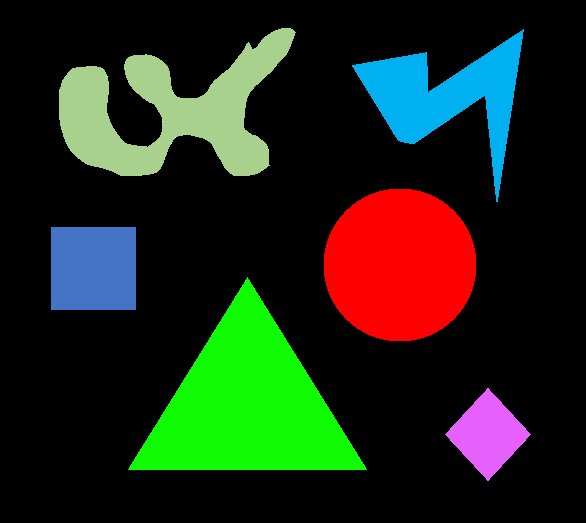
#> input picture Clases/figuras.png, 586 x 523 px
$ jupyter execute '3.2 - aprendizaje_supervisado_tema_3_Image_segmentation_version_clase.ipynb'
#> lines starting #> are read from the running program, lines starting #| are printed output that depends on the picture; after the words box and inside, x2 and y2 are one past the last pixel; in counts of white or black regions, pixels touching at a corner belong together
### SEGMENTACIÓN MEDIANTE THRESHOLDING

[cell 1]
import matplotlib.pyplot as plt
import cv2

# Read an image
img = cv2.imread('./figuras.png')
#> img is the input picture: shape (523, 586, 3); mean B, G, R 23.7, 39.8, 30
img_rgb = cv2.cvtColor(img, cv2.COLOR_BGR2RGB)
plt.imshow(img_rgb)
plt.title('Imagen Convertida a RGB')
plt.show()

plt.imshow(img)
plt.title('Imagen original')
plt.show()

[cell 2]
from google.colab.patches import cv2_imshow

import matplotlib.pyplot as plt
import cv2

# Read an image
img = cv2.imread('./figuras.png')
img_rgb = cv2.cvtColor(img, cv2.COLOR_BGR2RGB)

cv2_imshow(img)
print()
cv2_imshow(img_rgb)

[cell 3]
# Convertimos la imagen a escala de grises
import numpy as np
gray_img = cv2.cvtColor(img, cv2.COLOR_BGR2GRAY)
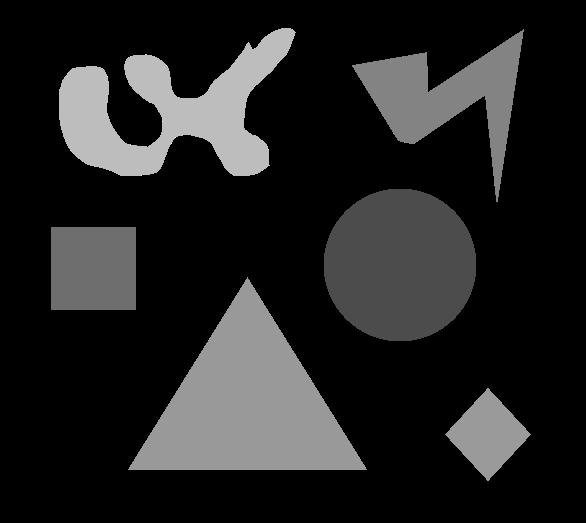
#> gray_img: shape (523, 586); min 0, max 255, mean 35
#gray_img = cv2.imread('figuras.png', 0) # Una forma de leer la imagen directamente en escala de grises

plt.imshow(gray_img, cmap='gray')
plt.title('Imagen de grises')
plt.show()

print(gray_img[gray_img != 0])
#> (printed output is left out)
print(np.unique(gray_img))
#| [  0  29  76  89  96 104 110 113 119 121 123 124 125 126 127 128 129 130
#|  131 132 133 134 135 136 137 139 141 142 143 146 149 150 151 152 153 154
#|  155 156 157 160 170 174 177 179 180 183 184 185 186 187 188 189 190 191
#|  192 193 194 195 196 198 199 200 206 220 226 255]
print(gray_img.shape )
#| (523, 586)

[cell 4]
figs_grays_values = {}
figs_grays_values['free_hand_figure_thr'] = 188
figs_grays_values['ray_thr'] = 130
figs_grays_values['square_thr'] = 109
figs_grays_values['circle_thr'] = 75
figs_grays_values['triangle_thr'] = 152
figs_grays_values['diamond_thr'] = 153

print("Pixel values:")
print("-- Figura a mano:", gray_img[100,100])
#| -- Figura a mano: 189
print("-- Rayo:         ", gray_img[75,400])
#| -- Rayo:          131
print("-- Rectangulo:   ", gray_img[250,100])
#| -- Rectangulo:    110
print("-- Circulo:      ", gray_img[250,400])
#| -- Circulo:       76
print("-- Triangulo:    ", gray_img[400,250])
#| -- Triangulo:     153
print("-- Diamon:       ", gray_img[450,500])
#| -- Diamon:        154

[cell 5]
mascara = (gray_img == figs_grays_values['circle_thr']+1) # this will return a boolean mascara
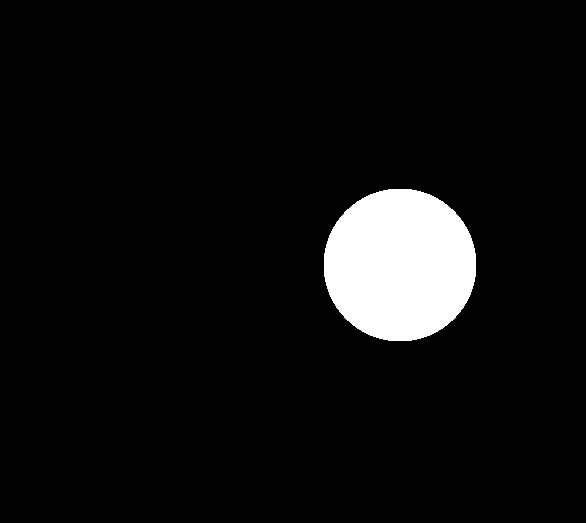
#> mascara: shape (523, 586) bool; 6% white; 1 white region, box (x1, y1, x2, y2) and area: (324, 189, 476, 341) 18344
mascara = mascara.astype(np.uint8) * 255 # this converts the True elements from the boolean, into a 255 value, so I can show a picture
plt.imshow(mascara, cmap='gray')
plt.title('Aplicando la máscara')
plt.show()

[cell 6]
# Calculamos el histograma
hist = cv2.calcHist([gray_img], [0], None, [260], [0, 260]) # [0] son los canales, None la máscara
#> hist = 260 values, max 227461 at index 0, min 0 at index 1, mean 1178.8

# Documentation: cv2.calcHist(images, channels, mask, histSize, ranges)
# Channels: to get a histogram of a grayscale image, use [0]. To compute histogram for all three red, green and blue
# the channels would be [0,1,2]
# hitsize is the number of bins when computiong the histogram. It is a list, one for each channel
# ranges: the sange of possible pixel values (Normally [0,256]). Note that the end of the list is not inclusive, so we use 256

plt.plot(hist)
plt.grid()
plt.title('Histograma')
plt.show()
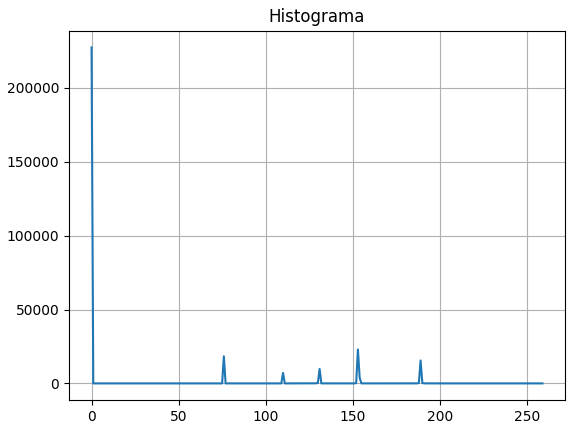
#> figure drawn by matplotlib, 1 panel; curve peaks at x = 0, y = 227461

# Otra forma de mostrar el histograma (solo visualización)
plt.hist(gray_img.ravel(), bins=50)
plt.grid(True)
plt.show()
#> figure, not shown here; tallest bar 227461 high, from x = 0 to 5.1

[cell 7]
# Method to define threshold to extract multiple figures.

# Fijamos el umbral en base al histograma anterior
t = 150

# Extreaemos la máscara binaria
maxim = 255
_, mask = cv2.threshold(gray_img, t, maxim, cv2.THRESH_BINARY)
#> mask: shape (523, 586); 14.1% white; 6 white regions (3 under 20 px), largest, box (x1, y1, x2, y2) and area: (128, 277, 367, 470) 23087, (59, 28, 296, 176) 16194, (445, 388, 531, 481) 4010

# Otra formas de extraer la máscara
# mask = gray_img.copy()
# mask = mask>t

# Visualizamos para corroborar
plt.imshow(mask, cmap='gray')
plt.title('Máscara t=' + str(t))
plt.show()

print(np.unique(mask)) # Atent@s a los formatos (bool, uint8, etc.)
#| [  0 255]

[cell 8]
# Fijamos el umbral con el método de OTSU
t, mask = cv2.threshold(gray_img,0,1,cv2.THRESH_OTSU) # 0 es por defecto y 1 es el valor máximo de la máscara
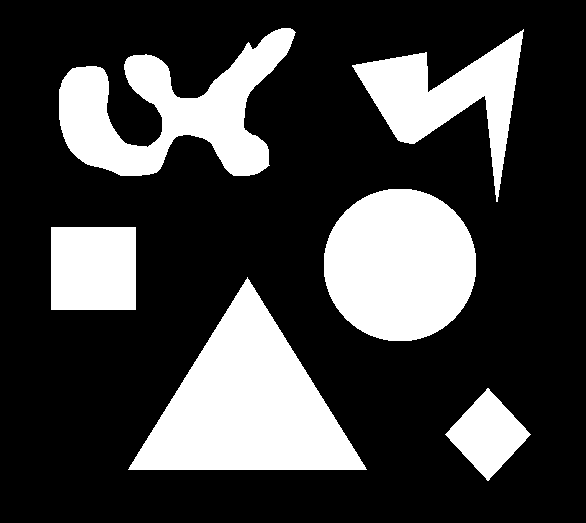
#> mask: shape (523, 586); values 0 (black) and 1 (white), 25.8% white; 6 white regions, box (x1, y1, x2, y2) and area: (128, 277, 367, 470) 23119, (324, 189, 476, 341) 18344, (59, 28, 296, 176) 16198, (352, 29, 524, 202) 10282, (51, 227, 136, 310) 7055, (445, 388, 531, 481) 4018
#> t = 29
print(np.unique(mask))
#| [0 1]

# Visualizamos para corroborar que se obtiene el mismo resultado
plt.imshow(mask, cmap='gray')
plt.title('Máscara Otsu t=' + str(t))
plt.show()

### SEGMENTACIÓN MEDIANTE CONVERSIONES DE COLOR

[cell 9]
# Imaginamos que queremos segmentar únicamente el círculo
img = cv2.imread('./figuras.png')
img_rgb = cv2.cvtColor(img, cv2.COLOR_BGR2RGB)

plt.imshow(img_rgb, cmap='gray')
plt.title('Imagen original')
plt.show()

[cell 10]
# Obtenemos el canal rojo (la imagen está en formato OpenCV)
R = img[:,:,2]

plt.imshow(R, cmap='gray')
plt.title('Canal rojo')
plt.show()

print("Pixel values:")
print("-- Figura a mano:", R[100,100])
#| -- Figura a mano: 169
print("-- Rayo:         ", R[75,400])
#| -- Rayo:          0
print("-- Rectangulo:   ", R[250,100])
#| -- Rectangulo:    68
print("-- Circulo:      ", R[250,400])
#| -- Circulo:       255
print("-- Triangulo:    ", R[400,250])
#| -- Triangulo:     16
print("-- Diamon:       ", R[450,500])
#| -- Diamon:        230

[cell 11]
# Obtenemos el canal rojo tras pasar la imagen a RGB.
# Ahora utilizamos el canal 0, que corresponde al rojo
R = img_rgb[:,:,0]

plt.imshow(R, cmap='gray')
plt.title('Canal rojo')
plt.show()

print("Pixel values:")
print("-- Figura a mano:", R[100,100])
#| -- Figura a mano: 169
print("-- Rayo:         ", R[75,400])
#| -- Rayo:          0
print("-- Rectangulo:   ", R[250,100])
#| -- Rectangulo:    68
print("-- Circulo:      ", R[250,400])
#| -- Circulo:       255
print("-- Triangulo:    ", R[400,250])
#| -- Triangulo:     16
print("-- Diamon:       ", R[450,500])
#| -- Diamon:        230

[cell 12]
# Observamos el histograma
plt.hist(R.ravel(), bins=50)
plt.grid(True)
plt.show()
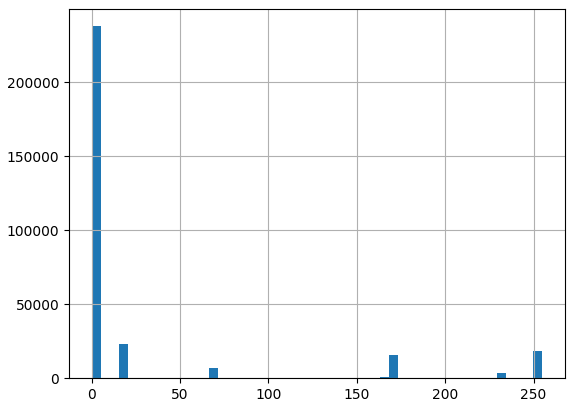
#> figure drawn by matplotlib, 1 panel; tallest bar 237761 high, from x = 0 to 5.1
print(np.max(R))
#| 255

[cell 13]
# Fijamos el umbral y extraemos la máscara
t=np.max(R)
#> t = 255
mask = R.copy()
mask[mask<t] = 0
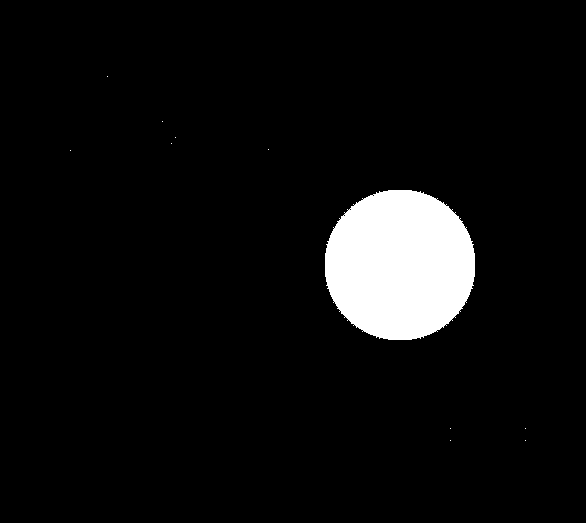
#> mask: shape (523, 586); 5.9% white; 11 white regions (10 under 20 px), largest, box (x1, y1, x2, y2) and area: (325, 190, 475, 340) 17931

plt.imshow(mask, cmap='gray')
plt.title('ROI segmentada')
plt.show()

[cell 14]
# Ejercicio individual
# Obtener una máscara con la imagen del rayo azul mediante segmentación por espacio de color

# Función para extraer los colores secundarios
def convert_to_CMYK(rgb_p):
    with np.errstate(invalid='ignore', divide='ignore'):
        K = 1 - np.max(rgb_p, axis=2)
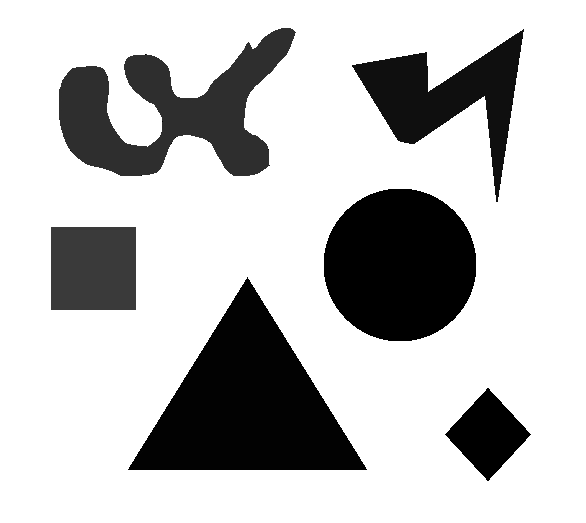
#> K: shape (523, 586) float64; min 0, max 1, mean 0.76
        C = (1-rgb_p[:,:,0] - K)/(1-K)
        M = (1-rgb_p[:,:,1] - K)/(1-K)
        Y = (1-rgb_p[:,:,2] - K)/(1-K)
    CMYK = (np.dstack((C,M,Y,K))*255).astype('uint8')
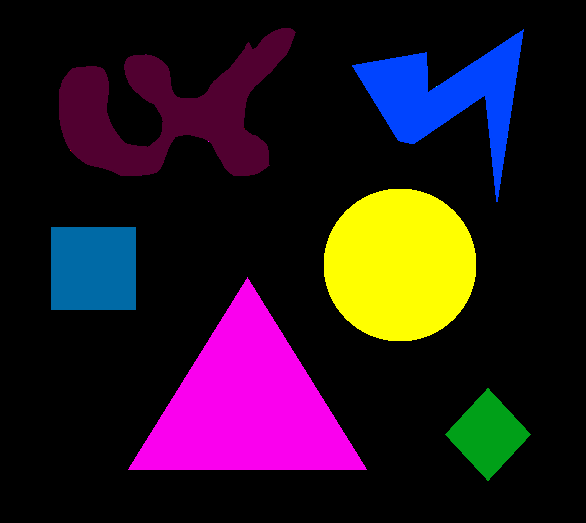
#> CMYK: shape (523, 586, 4); mean of channels 0, 1, 2, 3 33.2, 22.1, 38.4, 193.7; drawn as B, G, R
    return CMYK

# Leer la imagen
img = cv2.imread('./figuras.png')
rgb = cv2.cvtColor(img, cv2.COLOR_BGR2RGB)
rgb_p = rgb.astype('uint8')/255

# Extraer los colores secundarios
CMYK = convert_to_CMYK(rgb_p)

# Extraer los canales por separado
C,M,Y,K = CMYK[:,:,0], CMYK[:,:,1], CMYK[:,:,2], CMYK[:,:,3]
C = C.astype('uint8')
M = M.astype('uint8')
Y = Y.astype('uint8')
K = K.astype('uint8')

print("-- Rayo:", C[100,400])
#| -- Rayo: 255
# Since el rayo has a very high Cyan color (255), we will create the mask for
# a very high threshold (250)

# mascara de rayo
_, mask = cv2.threshold(C, 250,260, cv2.THRESH_BINARY)
#> mask: shape (523, 586); 3.4% white; 18 white regions (17 under 20 px), largest, box (x1, y1, x2, y2) and area: (352, 29, 524, 202) 10283

# Visualizar la máscara
plt.imshow(mask, cmap='gray')
plt.title('ROI segmentada')
plt.show()

### SEGMENTACIÓN SEMÁNTICA CON DETECCIÓN DE BORDES

[cell 15]
# SEGMENTACIÓN SEMÁNTICA CON DETECCIÓN DE BORDES
img = cv2.imread('./figuras.png')
img_rgb = cv2.cvtColor(img, cv2.COLOR_BGR2RGB)

plt.imshow(img_rgb)
plt.title('Imagen original')
plt.show()

[cell 16]
# Aplicamos un filtro gaussiano para emborronar las altas frecuencias
img_gaus = cv2.GaussianBlur(img_rgb, (5,5), 0) # (5x5) es el tamaño del filtro y 0 es la desviación estándar
plt.imshow(img_gaus)
plt.show()

[cell 17]
# Detección de bordes de Canny
canny = cv2.Canny(img_gaus, 255/3, 255) # minValue and maxValue. Canny recomienda que minValue sea 3 veces mayor que maxValue
#> canny: shape (523, 586); 1.3% white in thin lines or dots, all inside (x1, y1, x2, y2) = (50, 27, 531, 481)
kernel = np.ones((2,2), 'uint8')
canny = cv2.dilate(canny, kernel, iterations=3)
#> canny: shape (523, 586); 5.5% white; 6 white regions, box (x1, y1, x2, y2) and area: (58, 27, 299, 179) 4889, (128, 277, 370, 473) 3414, (352, 29, 528, 205) 3333, (324, 189, 479, 344) 2376, (445, 388, 534, 484) 1408, (50, 226, 139, 313) 1340
#canny = cv2.erode(canny, kernel, iterations=2)

plt.imshow(canny, cmap='gray')
plt.show()

[cell 18]
# Rellenar objetos (solo rellena si no están en contacto con el límite de la imagen)
from scipy.ndimage import binary_fill_holes as bfh
bordes = canny.copy()
filled_bordes = bfh(bordes)
#> filled_bordes: shape (523, 586) bool; 28.5% white; 6 white regions, box (x1, y1, x2, y2) and area: (128, 277, 370, 473) 24715, (324, 189, 479, 344) 19461, (58, 27, 299, 179) 18606, (352, 29, 528, 205) 11964, (50, 226, 139, 313) 7730, (445, 388, 534, 484) 4732

plt.imshow(filled_bordes.astype('uint8'), cmap='gray')
plt.title('cleaned lumen mask')
plt.show()

### SEGMENTACIÓN POR CRECIMIENTO DE REGIONES (region growing)

[cell 19]
# Cargar imagen
from skimage import io
import cv2
import numpy as np
import matplotlib.pyplot as plt
img = cv2.imread('./estrellas.png', 0)
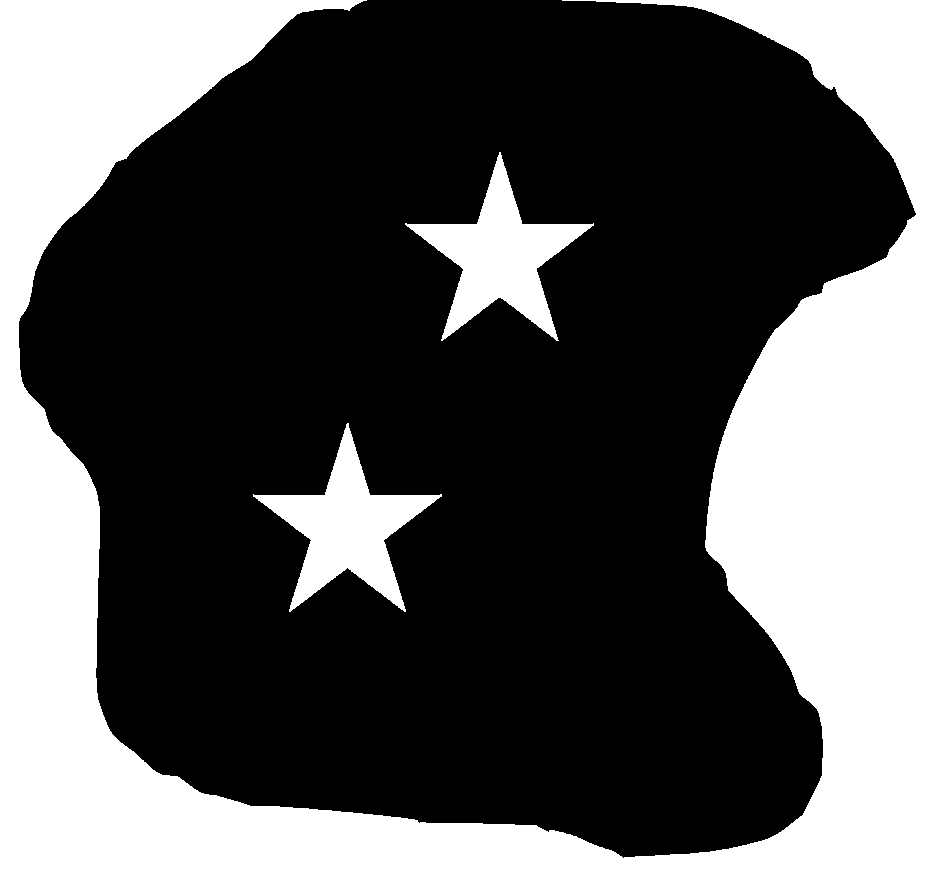
#> input picture Clases/estrellas.png, 945 x 889 px
#> img: shape (889, 945); 36% white; 3 white regions, box (x1, y1, x2, y2) and area: (0, 0, 945, 889) 278564, (253, 423, 442, 612) 12058, (405, 152, 594, 341) 12044

plt.imshow(img, cmap='gray')
plt.show()

[cell 20]
# Crear una copia de la imagen
mask = img.copy()

# Definir una imagen negra de referencia
h, w = img.shape
#> h = 889; w = 945
ref = np.zeros((h+2, w+2), np.uint8)

# Fijar la semilla. En este caso en la esquina superior izquierda (posición 0,0) para rellenar a partir de ahí
cv2.floodFill(mask, ref, (0,0), 0); # Como nos interesa rellenar de negro, utilizamos el 0 en la última posición
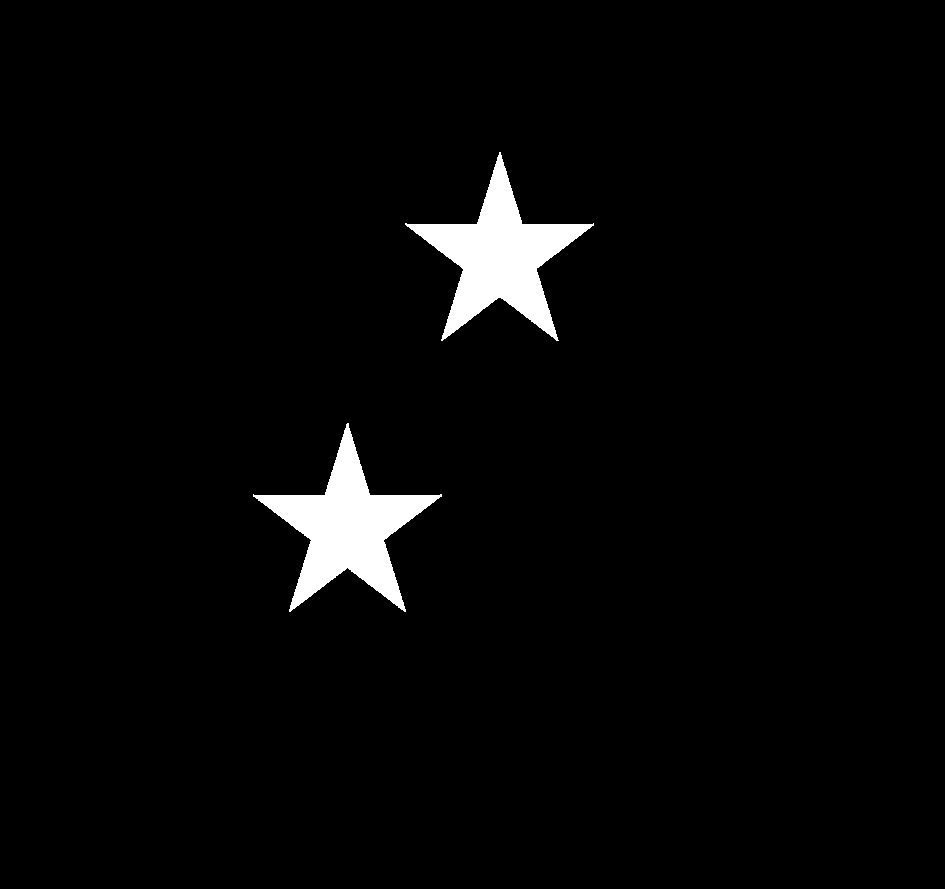
#> mask: shape (889, 945); 2.9% white; 2 white regions, box (x1, y1, x2, y2) and area: (253, 423, 442, 612) 12058, (405, 152, 594, 341) 12044

fig, ax = plt.subplots(1,2)
ax[0].imshow(img, cmap='gray'), ax[0].set_title('original')
ax[1].imshow(mask, cmap='gray'), ax[1].set_title('máscara')
plt.show()
